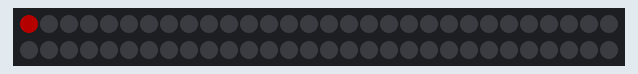
This sketch was run on a simulated Arduino Uno, built with avr-gcc and run on an emulated ATmega328P. Parts: 60 RGB LEDs in strip order, left to right, continuing on the next row. Dim RGB values are drawn brighter than linear; the local clock reads 2024-03-15 10:24:30 at power-on unless the sketch sets it.

Above: at 0.6 s.
At 2.4 s:
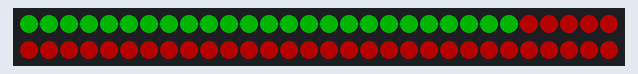
At 4.6 s:
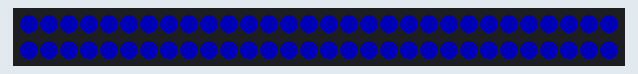
At 5.1 s:
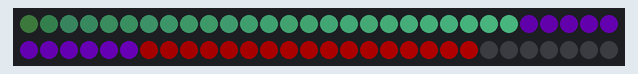
At 21.1 s:
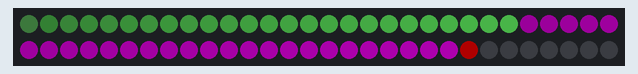
At 36.1 s:
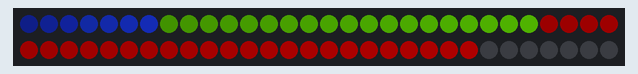

The sketch:

neoPixelClock2.ino
```cpp
/**************************************************************************
 *                                                                       *
 *   NeoPixel Ring Clock                                                *
 *   by Andy Doro (mail@andydoro.com)                                   *
 *   http://andydoro.com/ringclock/                                     *
 *                                                                      *
 **************************************************************************
 *
 *
 * Revision History
 *
 * Date      By    What
 * 20140320    AFD   First draft
 * 20160105    AFD   Faded arcs
 * 20160916    AFD   Trinket compatible
 */

// include the library code:
#include <Wire.h>
#include <RTClib.h>
#include <Adafruit_NeoPixel.h>

// define pins
#define NEOPIN 14

#define BRIGHTNESS 64 // set max brightness 0-255

RTC_DS1307 RTC; // Establish clock object
DateTime Clock; // Holds current clock time

Adafruit_NeoPixel strip = Adafruit_NeoPixel(60, NEOPIN, NEO_GRB + NEO_KHZ800); // strip object

byte hourval, minuteval, secondval; // holds the time

byte pixelColorRed, pixelColorGreen, pixelColorBlue; // holds color values

void setup () {
  Wire.begin();         // Begin I2C
  RTC.begin();   // begin clock

  //Serial.begin(9600);
  // set pinmodes
  pinMode(NEOPIN, OUTPUT);

  if (! RTC.isrunning()) {
//    Serial.println("RTC is NOT running!");
    // following line sets the RTC to the date & time this sketch was compiled
    RTC.adjust(DateTime(__DATE__, __TIME__));
  }

  strip.begin();
  //strip.show(); // Initialize all pixels to 'off'

  strip.setBrightness(BRIGHTNESS); // set brightness

  // startup sequence
  delay(500);
  colorWipe(strip.Color(255, 0, 0), 20); // Red
  colorWipe(strip.Color(0, 255, 0), 20); // Green
  colorWipe(strip.Color(0, 0, 255), 20); // Blue
  delay(500);

}

void loop () {


  char* colon = ":"; // static characters save a bit
  char* slash = "/"; // of memory

  // get time
  Clock = RTC.now(); // get the RTC time

  secondval = Clock.second();  // get seconds
  minuteval = Clock.minute();  // get minutes
  hourval = Clock.hour();   // get hours
  if (hourval > 11) hourval -= 12; // This clock is 12 hour, if 13-23, convert to 0-11

  hourval = (hourval * 60 + minuteval) / 12; //each red dot represent 24 minutes.

  // arc mode
  for (uint8_t i = 0; i < strip.numPixels(); i++) {

    if (i <= secondval) {
      // calculates a faded arc from low to maximum brightness
      pixelColorBlue = (i + 1) * (255 / (secondval + 1));
      //pixelColorBlue = 255;
    }
    else {
      pixelColorBlue = 0;
    }

    if (i <= minuteval) {
      pixelColorGreen = (i + 1) * (255 / (minuteval + 1));
      //pixelColorGreen = 255;
    }
    else {
      pixelColorGreen = 0;
    }

    if (i <= hourval) {
      pixelColorRed = (i + 1) * (255 / (hourval + 1));
      //pixelColorRed = 255;
    }
    else {
      pixelColorRed = 0;
    }

    strip.setPixelColor(i, strip.Color(pixelColorRed, pixelColorGreen, pixelColorBlue));
  }

  /*
  // for serial debugging
   Serial.print(hourval, DEC);
   Serial.print(':');
   Serial.print(minuteval, DEC);
   Serial.print(':');
   Serial.println(secondval, DEC);
   */

  //display
  strip.show();

  // wait
  delay(100);

}


// Fill the dots one after the other with a color
void colorWipe(uint32_t c, uint8_t wait) {
  for (uint16_t i = 0; i < strip.numPixels(); i++) {
    strip.setPixelColor(i, c);
    strip.show();
    delay(wait);
  }
}
```

Measured:
- what the display in image 2 shows lasts 0.5 s, from 4.6 s to 5.1 s
